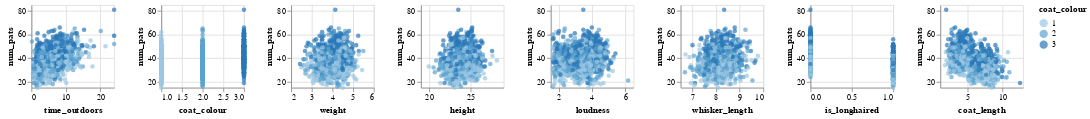

Source (notebook cell):
### Code cell
alt.Chart(cat_df).mark_circle().encode(
    alt.X(alt.repeat("column"), type='quantitative', scale=alt.Scale(zero=False)),
    alt.Y(alt.repeat("row"), type='quantitative', scale=alt.Scale(zero=False)),
    color = "coat_colour:O"
).properties(
    width=100,
    height=100
).repeat(
    row=["num_pats"],
    column=predictor_names
)

### Figure 1 — Vega-Lite specification as saved in the notebook (floating-point values rounded to 4 significant figures; data arrays with more than 128 entries replaced by an {"elided": "..."} marker saying what was removed)
{"config": {"view": {"continuousWidth": 400, "continuousHeight": 300}}, "repeat": {"column": ["time_outdoors", "coat_colour", "weight", "height", "loudness", "whisker_length", "is_longhaired", "coat_length"], "row": ["num_pats"]}, "spec": {"data": {"name": "data-21eed61138ec9af1c2fe813b9063a278"}, "mark": "circle", "encoding": {"color": {"type": "ordinal", "field": "coat_colour"}, "x": {"type": "quantitative", "field": {"repeat": "column"}, "scale": {"zero": false}}, "y": {"type": "quantitative", "field": {"repeat": "row"}, "scale": {"zero": false}}}, "height": 100, "width": 100}, "$schema": "https://vega.github.io/schema/vega-lite/v4.8.1.json", "datasets": {"data-21eed61138ec9af1c2fe813b9063a278": {"elided": "1000 records"}}}
